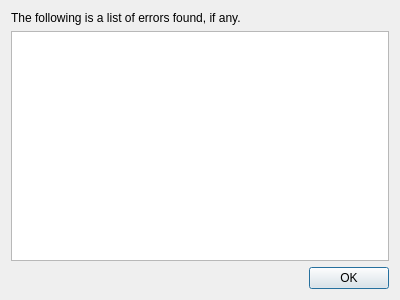
<?xml version="1.0" encoding="UTF-8"?>
<ui version="4.0">
 <class>ValidateDialog</class>
 <widget class="QDialog" name="ValidateDialog">
  <property name="geometry">
   <rect>
    <x>0</x>
    <y>0</y>
    <width>400</width>
    <height>300</height>
   </rect>
  </property>
  <property name="windowTitle">
   <string>Record Player Validation</string>
  </property>
  <layout class="QVBoxLayout" name="verticalLayout">
   <item>
    <widget class="QLabel" name="label">
     <property name="text">
      <string>The following is a list of errors found, if any.</string>
     </property>
    </widget>
   </item>
   <item>
    <widget class="QPlainTextEdit" name="plainTextEdit"/>
   </item>
   <item>
    <widget class="QDialogButtonBox" name="buttonBox">
     <property name="orientation">
      <enum>Qt::Orientation::Horizontal</enum>
     </property>
     <property name="standardButtons">
      <set>QDialogButtonBox::StandardButton::Ok</set>
     </property>
    </widget>
   </item>
  </layout>
 </widget>
 <resources/>
 <connections>
  <connection>
   <sender>buttonBox</sender>
   <signal>accepted()</signal>
   <receiver>ValidateDialog</receiver>
   <slot>accept()</slot>
   <hints>
    <hint type="sourcelabel">
     <x>248</x>
     <y>254</y>
    </hint>
    <hint type="destinationlabel">
     <x>157</x>
     <y>274</y>
    </hint>
   </hints>
  </connection>
  <connection>
   <sender>buttonBox</sender>
   <signal>rejected()</signal>
   <receiver>ValidateDialog</receiver>
   <slot>reject()</slot>
   <hints>
    <hint type="sourcelabel">
     <x>316</x>
     <y>260</y>
    </hint>
    <hint type="destinationlabel">
     <x>286</x>
     <y>274</y>
    </hint>
   </hints>
  </connection>
 </connections>
</ui>
